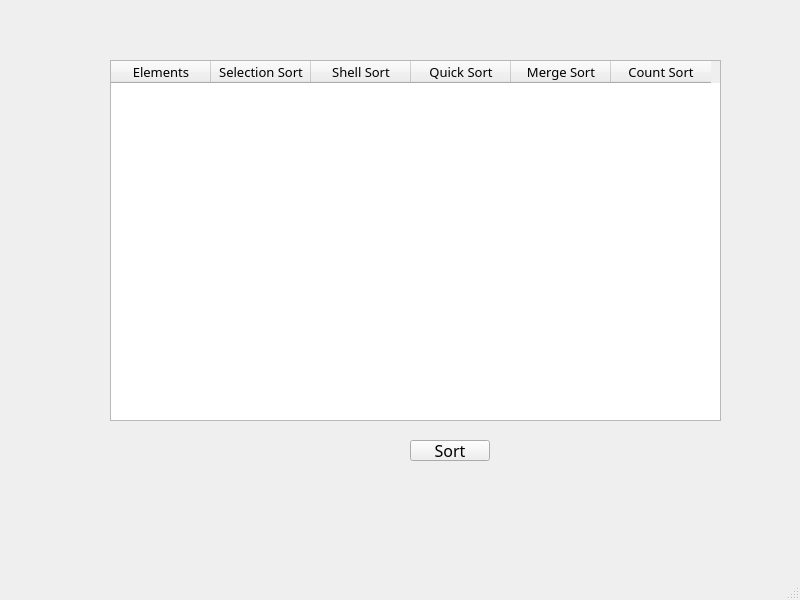
<?xml version="1.0" encoding="UTF-8"?>
<ui version="4.0">
 <class>MainWindow</class>
 <widget class="QMainWindow" name="MainWindow">
  <property name="geometry">
   <rect>
    <x>0</x>
    <y>0</y>
    <width>800</width>
    <height>600</height>
   </rect>
  </property>
  <property name="windowTitle">
   <string>MainWindow</string>
  </property>
  <widget class="QWidget" name="centralwidget">
   <widget class="QTableWidget" name="tableWidget">
    <property name="geometry">
     <rect>
      <x>110</x>
      <y>60</y>
      <width>611</width>
      <height>361</height>
     </rect>
    </property>
    <property name="font">
     <font>
      <family>Comfortaa</family>
      <pointsize>11</pointsize>
     </font>
    </property>
    <column>
     <property name="text">
      <string>Elements</string>
     </property>
     <property name="font">
      <font>
       <family>Comfortaa</family>
       <pointsize>10</pointsize>
       <stylestrategy>PreferAntialias</stylestrategy>
      </font>
     </property>
    </column>
    <column>
     <property name="text">
      <string>Selection Sort</string>
     </property>
     <property name="font">
      <font>
       <family>Comfortaa</family>
       <pointsize>10</pointsize>
      </font>
     </property>
    </column>
    <column>
     <property name="text">
      <string>Shell Sort</string>
     </property>
     <property name="font">
      <font>
       <family>Comfortaa</family>
       <pointsize>10</pointsize>
       <kerning>false</kerning>
      </font>
     </property>
    </column>
    <column>
     <property name="text">
      <string>Quick Sort</string>
     </property>
     <property name="font">
      <font>
       <family>Comfortaa</family>
       <pointsize>10</pointsize>
      </font>
     </property>
    </column>
    <column>
     <property name="text">
      <string>Merge Sort</string>
     </property>
     <property name="font">
      <font>
       <family>Comfortaa</family>
       <pointsize>10</pointsize>
      </font>
     </property>
    </column>
    <column>
     <property name="text">
      <string>Count Sort</string>
     </property>
     <property name="font">
      <font>
       <family>Comfortaa</family>
       <pointsize>10</pointsize>
      </font>
     </property>
    </column>
   </widget>
   <widget class="QPushButton" name="pushButton">
    <property name="geometry">
     <rect>
      <x>410</x>
      <y>440</y>
      <width>80</width>
      <height>21</height>
     </rect>
    </property>
    <property name="font">
     <font>
      <family>Comfortaa</family>
      <pointsize>12</pointsize>
     </font>
    </property>
    <property name="text">
     <string>Sort</string>
    </property>
   </widget>
  </widget>
  <widget class="QMenuBar" name="menubar">
   <property name="geometry">
    <rect>
     <x>0</x>
     <y>0</y>
     <width>800</width>
     <height>17</height>
    </rect>
   </property>
  </widget>
  <widget class="QStatusBar" name="statusbar"/>
 </widget>
 <resources/>
 <connections/>
</ui>
